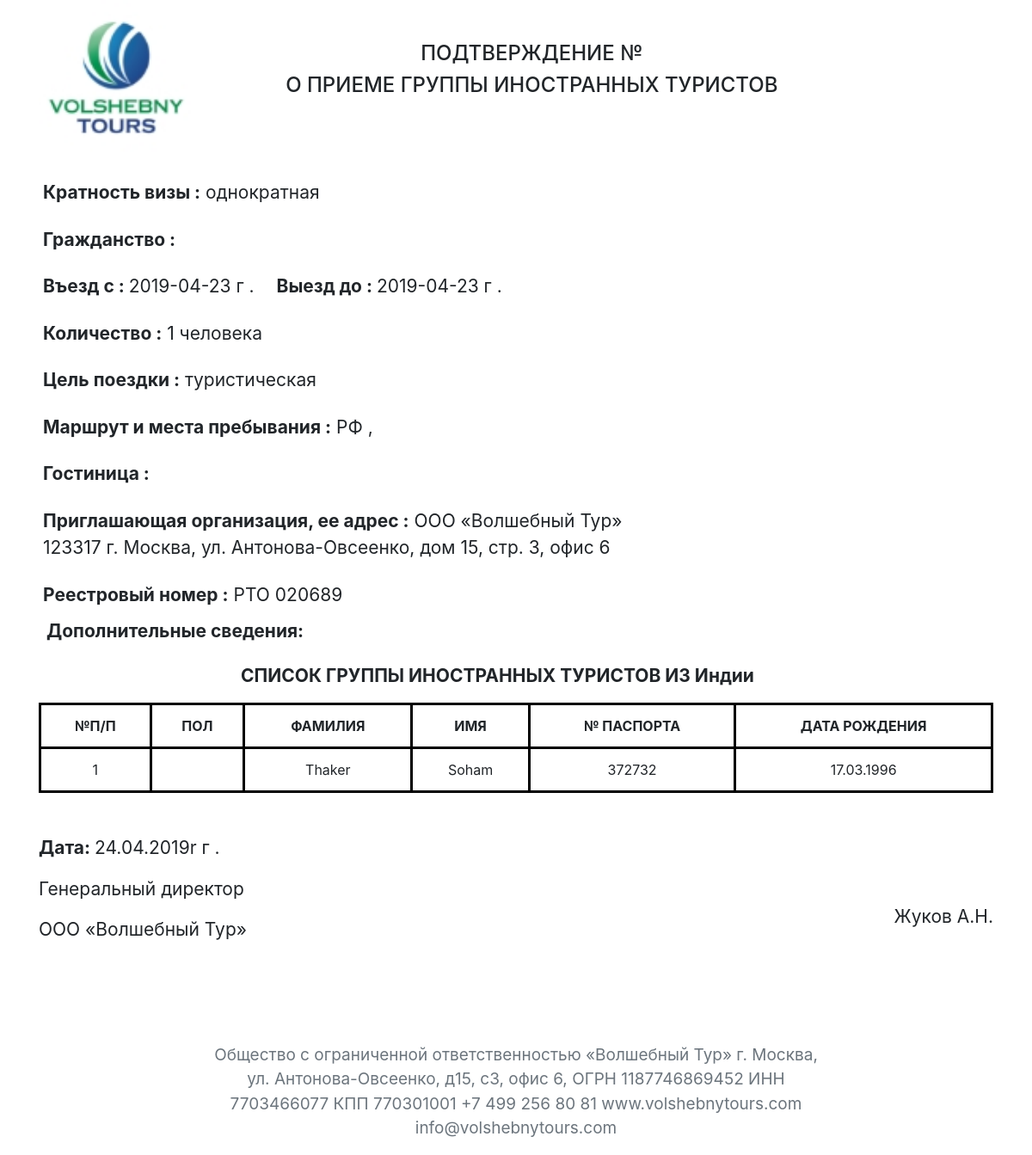
The app's page /russian_visa/1 with its own data.
### generateletter/models.py (models this page shows, shortened)
class Visaletters(models.Model):
    Organization_Details = models.ForeignKey(
        Organization,
        on_delete=models.PROTECT,
        related_name="Organization_Name",
        )
    MULTIPLICITY = (
        ("single", "single"),
        ("double", "double"),
    )
    PAS = (("1", "1"), ("2", "2"), ("3", "3"), ("4", "4"), ("5", "5"))
    TOUR = (
        ("TOURISM","TOURISM"),
        ("AIM TOURISM","AIM TOURISM")
    )
    GENDER = (
        ("MALE","male"),
        ("FEMALE","female"),
        ("OTHER","other"),
    )
    multiplicity = models.CharField(choices=MULTIPLICITY, default="SINGLE",max_length=100)
    no_passengers = models.IntegerField(default=1)
    Country = CountryField(blank_label='(select country)')
    Tourism= models.CharField(choices=TOUR, default="TOURISM",max_length= 100 )
    entry_from = models.CharField(max_length=200)
    departure_to = models.CharField(max_length=200)
    Visa_Letter_Number = models.CharField(max_length=264, default="1")
    Date_of_letter = models.CharField(max_length=200, blank=True)
    Routes_and_Places = models.CharField(max_length=500, default="moscow")
    hotels = models.CharField(max_length=264)
    Organization = models.CharField(max_length=200, blank=True)
    multi = (("Paid", "Paid"), ("unpaid", "unpaid"))
    Payment_status = models.CharField(max_length=200, choices=multi, default="unpaid")
    amount = models.PositiveIntegerField()
    firstname_1 = models.CharField(max_length=264)
    lastname_1 = models.CharField(max_length=264)
    Passport_Number_1 = models.CharField(max_length=200, unique=True)
    Date_Of_Birth_1 = models.CharField(max_length=200)
    Sex_1 = models.CharField(choices=GENDER,max_length=100)
    firstname_2 = models.CharField(max_length=264, blank=True)
    lastname_2 = models.CharField(max_length=264, blank=True)
    Passport_Number_2 = models.CharField(max_length=200, blank=True)
    Date_Of_Birth_2 = models.CharField(max_length=200, blank=True)
    Sex_2 = models.CharField(max_length=100,choices=GENDER, blank=True)
    firstname_3 = models.CharField(max_length=264, blank=True)
    lastname_3 = models.CharField(max_length=264, blank=True)
    Passport_Number_3 = models.CharField(max_length=200, blank=True)
    Date_Of_Birth_3 = models.CharField(max_length=200, blank=True)
    Sex_3 = models.CharField(max_length=100,choices=GENDER, blank=True)
    firstname_4 = models.CharField(max_length=264, blank=True)
    lastname_4 = models.CharField(max_length=264, blank=True)
    Passport_Number_4 = models.CharField(max_length=200, blank=True)
    Date_Of_Birth_4 = models.CharField(max_length=200, blank=True)
    Sex_4 = models.CharField(max_length=100,choices=GENDER, blank=True)
    firstname_5 = models.CharField(max_length=264, blank=True)
    lastname_5 = models.CharField(max_length=264, blank=True)
    Passport_Number_5 = models.CharField(max_length=200, blank=True)
    Date_Of_Birth_5 = models.CharField(max_length=200, blank=True)
    Sex_5 = models.CharField(max_length=100,choices=GENDER, blank=True)
    class Meta:
        verbose_name_plural = "Fill Form to Generate Visa Letter and Voucher"

### generateletter/views.py (the view)
# urls.py: path("russian_visa/<int:pk>", views.gen_rus_visa.as_view(), name="gen_rus_visa"),
class gen_rus_visa(DetailView):
    model = Visaletters
    context_object_name = "russian_visa"
    template_name = "generateletter/gen_rus_visa.html"

### templates/generateletter/gen_rus_visa.html (shortened to what this page needs)
<!doctype html>
{% load staticfiles %}
{% load gtranslate %}
<html lang="en">
<head>
  <link rel="stylesheet" href="https://stackpath.bootstrapcdn.com/bootstrap/4.3.1/css/bootstrap.min.css"
>
</head>
<body>
  <div class="djangtwo">
    <!doctype html>
    <html lang="en">
    <head>
      <link rel="stylesheet" href="https://stackpath.bootstrapcdn.com/bootstrap/4.3.1/css/bootstrap.min.css"
>
    </head>
    <body>
      <div class="container">
        <div class="row">
          <div class="col-2 mb-3">
            <img src="{% static 'Logo--k7-01.jpg' %}" alt="" class="d-flex" style="width: 180px; height: 180px">
          </div>
          <div class="col-10 mt-5">
            <h4 class="text-center col-10">ПОДТВЕРЖДЕНИЕ № {% gtranslate russian_visa.Visa_Letter_Number 'ru' %}</h4>
            <h4 class="text-center col-10">О ПРИЕМЕ ГРУППЫ ИНОСТРАННЫХ ТУРИСТОВ</h4>
          </div>
        </div>
        <div class="row">
          <ul class="list-group mb-1">
            <li class="list-group-item border-0 fontsize"><b>Кратность визы :</b>
              {% if russian_visa.multiplicity == 'single' %}
              однократная
              {% elif russian_visa.multiplicity == 'double' %}
              Двукратная
              {% endif %}
            </li>
            <li class="list-group-item border-0 fontsize"><b>Гражданство :</b> {% gtranslate russian_visa.Country.name 'ru' %}
            </li>
            <li class="list-group-item border-0 fontsize"><b>Въезд с : </b>{{ russian_visa.entry_from }} г . <span
                style="margin-left:20px"><b>Выезд до : </b>{{ russian_visa.departure_to }} г . </span></li>
            <li class="list-group-item border-0 fontsize"><b>Количество :</b> {{ russian_visa.no_passengers }} человека
            </li>
            <li class="list-group-item border-0 fontsize"><b>Цель поездки :</b>
              {% if russian_visa.Tourism == 'TOURISM' %}
              туристическая
              {% elif russian_visa.Tourism == 'AIM TOURISM' %}
             <span class="text-uppercase"> Деловая </span>
              {% endif %} </li>
            <li class="list-group-item border-0 fontsize"><b>Маршрут и места пребывания :</b> РФ , {% gtranslate russian_visa.Routes_and_Places 'ru' %} </li>
            <li class="list-group-item border-0 fontsize"><b>Гостиница :</b> {% gtranslate russian_visa.hotels 'ru' %}
            </li>
            <li class="list-group-item border-0 fontsize"><b>Приглашающая организация, ее адрес :</b> ООО «Волшебный Тур» <br>
             123317 г. Москва, ул. Антонова-Овсеенко, дом 15, стр. 3, офис 6
</li>
            <li class="list-group-item border-0 fontsize"><b>Реестровый номер :</b> PTO 020689</li>
            <p class="ml-4 fontsize"><b>Дополнительные сведения:</b></p>
            </ul>
            <p class=" fontsize" style="margin-left:250px"><b>СПИСОК ГРУППЫ ИНОСТРАННЫХ ТУРИСТОВ ИЗ Индии</b></p>
        </div>
        {% if russian_visa.firstname_5 %}
        <table class="table text-center table-bordered">
          <thead>
            <tr>
              <th>№П/П</th>
              <th>ПОЛ</th>
              <th>ФАМИЛИЯ</th>
              <th>ИМЯ</th>
              <th>№ ПАСПОРТА</th>
              <th>ДАТА РОЖДЕНИЯ</th>
            </tr>
          </thead>
          <tr>
            <td>1</td>
            <td>{% gtranslate russian_visa.Sex_1 'ru' %}</td>
            <td>{{russian_visa.lastname_1}}</td>
            <td>{{russian_visa.firstname_1}}</td>
            <td>{{russian_visa.Passport_Number_1}}</td>
            <td>{{russian_visa.Date_Of_Birth_1}}</td>
          </tr>
          <tr>
            <td>2</td>
            <td>{% gtranslate russian_visa.Sex_2 'ru' %}</td>
            <td>{{russian_visa.lastname_2}}</td>
            <td>{{russian_visa.firstname_2}}</td>
            <td>{{russian_visa.Passport_Number_2}}</td>
            <td>{{russian_visa.Date_Of_Birth_2}}</td>
          </tr>
          <tr>
            <td>3</td>
            <td>{% gtranslate russian_visa.Sex_3 'ru' %}</td>
            <td>{{russian_visa.lastname_3}}</td>
            <td>{{russian_visa.firstname_3}}</td>
            <td>{{russian_visa.Passport_Number_3}}</td>
            <td>{{russian_visa.Date_Of_Birth_3}}</td>
          </tr>
          <tr>
            <td>4</td>
            <td>{% gtranslate russian_visa.Sex_4 'ru' %}</td>
            <td>{{russian_visa.lastname_4}}</td>
            <td>{{russian_visa.firstname_4}}</td>
            <td>{{russian_visa.Passport_Number_4}}</td>
            <td>{{russian_visa.Date_Of_Birth_4}}</td>
          </tr>
          <tr>
            <td>5</td>
            <td>{% gtranslate russian_visa.Sex_5 'ru' %}</td>
            <td>{{russian_visa.lastname_5}}</td>
            <td>{{russian_visa.firstname_5}}</td>
            <td>{{russian_visa.Passport_Number_5}}</td>
            <td>{{russian_visa.Date_Of_Birth_5}}</td>
          </tr>
        </table>
        {% elif russian_visa.firstname_1 %}
        <table class="table text-center table-bordered">
          <thead>
            <tr>
              <th>№П/П</th>
              <th>ПОЛ</th>
              <th>ФАМИЛИЯ</th>
              <th>ИМЯ</th>
              <th>№ ПАСПОРТА</th>
              <th>ДАТА РОЖДЕНИЯ</th>
            </tr>
          </thead>
          <tr>
            <td>1</td>
            <td>{% gtranslate russian_visa.Sex_1 'ru' %}</td>
            <td>{{russian_visa.lastname_1}}</td>
            <td>{{russian_visa.firstname_1}}</td>
            <td>{{russian_visa.Passport_Number_1}}</td>
            <td>{{russian_visa.Date_Of_Birth_1}}</td>
          </tr>
        </table>
        {% endif %}
        <div class="d-flex flex-row justify-content-between mt-5 fontsize">
          <div>
            <p><b>Дата: </b>{{russian_visa.Date_of_letter}} г . </p>
            <p>Генеральный директор</p>
            <p>ООО «Волшебный Тур»</p>
          </div>
          <div>
            <p style="margin-top:80px">Жуков А.Н.</p>
          </div>
        </div>
        <div class="row">
          <div class="col-8 text-center text-muted mx-auto" style="margin-top: 100px">
            <p class="font_size">Общество с ограниченной ответственностью «Волшебный Тур»
              г. Москва, ул. Антонова-Овсеенко, д15, с3, офис 6, ОГРН 1187746869452 ИНН 7703466077 КПП 770301001
              +7 499 256 80 81 www.volshebnytours.com info@volshebnytours.com</p>
          </div>
        </div>
      </div>
    </body>
    </html>
  </div>
</body>
</html>

### templates/generateletter/gen_rus_visa.html (style rules this page uses)
.font_size { font-size: 19px; }
.fontsize { font-size: 21px; }
table.table-bordered > tbody > tr > td { border:3px solid black !important; }
table.table-bordered > thead > tr > th { border:3px solid black !important; }

### records on screen
Visaletters: entry_from "2019-04-23", departure_to "2019-04-23", no_passengers "1", lastname_1 "Thaker", firstname_1 "Soham", Passport_Number_1 "372732", Date_Of_Birth_1 "17.03.1996", Date_of_letter "24.04.2019r"
